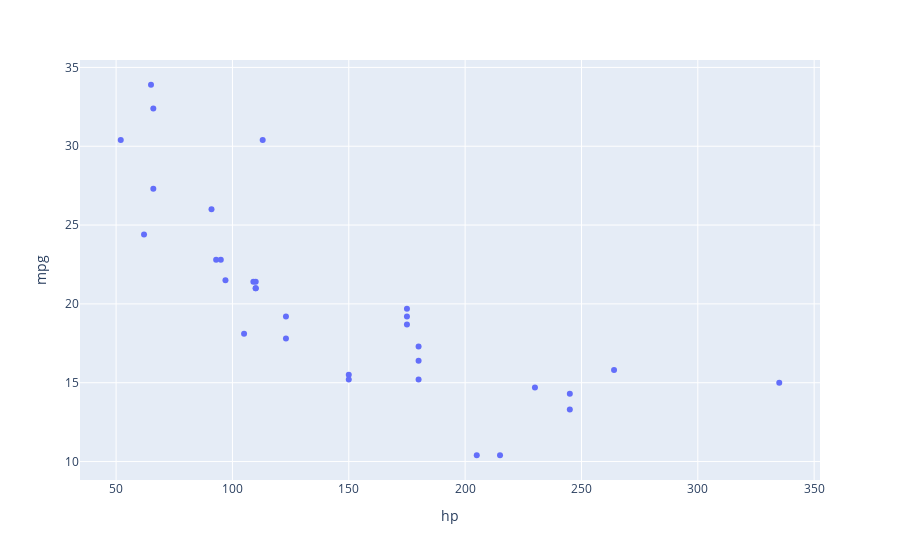

This figure's notebook cell:
### Markdown cell above
## Some dynamic options

### Code cell
import plotly.express as px

fig = px.scatter(mtcars, x = 'hp', y = 'mpg')
fig.show()

### Figure 1 — Plotly figure (JSON) as saved in the notebook; plotly's stock layout.template omitted (floating-point values rounded to 4 significant figures)
{"data": [{"hovertemplate": "hp=%{x}<br>mpg=%{y}<extra></extra>", "legendgroup": "", "marker": {"color": "#636efa", "symbol": "circle"}, "mode": "markers", "name": "", "showlegend": false, "type": "scatter", "x": [110, 110, 93, 110, 175, 105, 245, 62, 95, 123, 123, 180, 180, 180, 205, 215, 230, 66, 52, 65, 97, 150, 150, 245, 175, 66, 91, 113, 264, 175, 335, 109], "xaxis": "x", "y": [21, 21, 22.8, 21.4, 18.7, 18.1, 14.3, 24.4, 22.8, 19.2, 17.8, 16.4, 17.3, 15.2, 10.4, 10.4, 14.7, 32.4, 30.4, 33.9, 21.5, 15.5, 15.2, 13.3, 19.2, 27.3, 26, 30.4, 15.8, 19.7, 15, 21.4], "yaxis": "y"}], "layout": {"legend": {"tracegroupgap": 0}, "margin": {"t": 60}, "xaxis": {"anchor": "y", "domain": [0, 1], "title": {"text": "hp"}}, "yaxis": {"anchor": "x", "domain": [0, 1], "title": {"text": "mpg"}}}}
